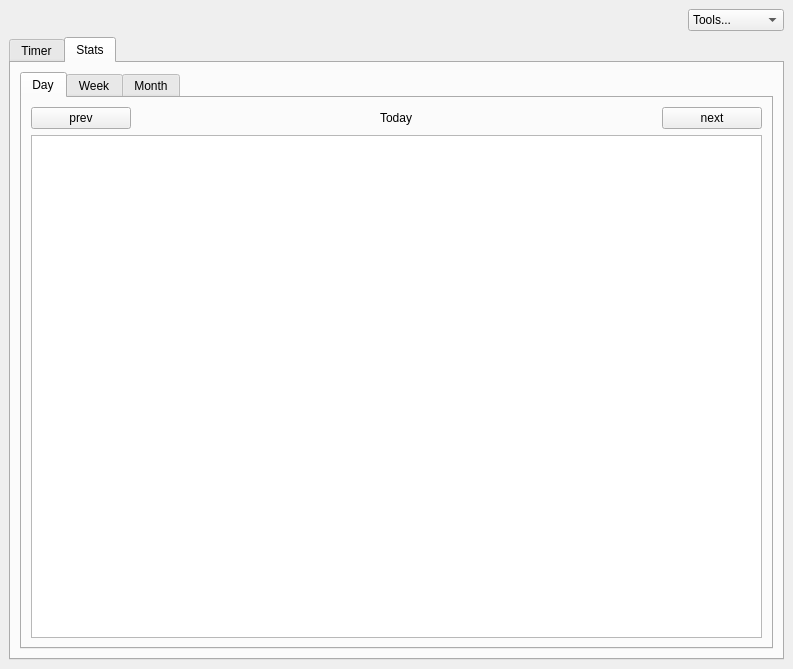
<?xml version="1.0" encoding="UTF-8"?>
<ui version="4.0">
 <class>MainWindow</class>
 <widget class="QMainWindow" name="MainWindow">
  <property name="geometry">
   <rect>
    <x>0</x>
    <y>0</y>
    <width>793</width>
    <height>669</height>
   </rect>
  </property>
  <property name="windowTitle">
   <string>MainWindow</string>
  </property>
  <widget class="QWidget" name="centralwidget">
   <layout class="QGridLayout" name="gridLayout_4">
    <item row="0" column="0">
     <layout class="QVBoxLayout" name="verticalLayout">
      <item>
       <layout class="QHBoxLayout" name="horizontalLayout_2">
        <item>
         <spacer name="horizontalSpacer_3">
          <property name="orientation">
           <enum>Qt::Horizontal</enum>
          </property>
          <property name="sizeHint" stdset="0">
           <size>
            <width>40</width>
            <height>20</height>
           </size>
          </property>
         </spacer>
        </item>
        <item>
         <widget class="QComboBox" name="toolsCombo">
          <item>
           <property name="text">
            <string>Tools...</string>
           </property>
          </item>
          <item>
           <property name="text">
            <string>Preferences</string>
           </property>
          </item>
          <item>
           <property name="text">
            <string>About</string>
           </property>
          </item>
          <item>
           <property name="text">
            <string>Quit</string>
           </property>
          </item>
         </widget>
        </item>
       </layout>
      </item>
      <item>
       <widget class="QTabWidget" name="mainTabs">
        <property name="styleSheet">
         <string notr="true">QTabWidget::tab-bar {
            alignment: center;
}</string>
        </property>
        <property name="currentIndex">
         <number>1</number>
        </property>
        <widget class="QWidget" name="timerTab">
         <attribute name="title">
          <string>Timer</string>
         </attribute>
         <layout class="QGridLayout" name="gridLayout_2">
          <item row="0" column="1">
           <widget class="QStackedWidget" name="timerStacked">
            <property name="currentIndex">
             <number>1</number>
            </property>
            <widget class="QWidget" name="startPage">
             <layout class="QGridLayout" name="gridLayout_12">
              <item row="0" column="0">
               <layout class="QGridLayout" name="gridLayout">
                <item row="0" column="2">
                 <widget class="QPushButton" name="startBtn">
                  <property name="text">
                   <string>Start</string>
                  </property>
                 </widget>
                </item>
                <item row="0" column="3">
                 <spacer name="verticalSpacer_2">
                  <property name="orientation">
                   <enum>Qt::Vertical</enum>
                  </property>
                  <property name="sizeHint" stdset="0">
                   <size>
                    <width>20</width>
                    <height>40</height>
                   </size>
                  </property>
                 </spacer>
                </item>
                <item row="0" column="1">
                 <spacer name="verticalSpacer">
                  <property name="orientation">
                   <enum>Qt::Vertical</enum>
                  </property>
                  <property name="sizeHint" stdset="0">
                   <size>
                    <width>20</width>
                    <height>40</height>
                   </size>
                  </property>
                 </spacer>
                </item>
                <item row="0" column="0">
                 <spacer name="horizontalSpacer">
                  <property name="orientation">
                   <enum>Qt::Horizontal</enum>
                  </property>
                  <property name="sizeHint" stdset="0">
                   <size>
                    <width>40</width>
                    <height>20</height>
                   </size>
                  </property>
                 </spacer>
                </item>
                <item row="0" column="4">
                 <spacer name="horizontalSpacer_2">
                  <property name="orientation">
                   <enum>Qt::Horizontal</enum>
                  </property>
                  <property name="sizeHint" stdset="0">
                   <size>
                    <width>40</width>
                    <height>20</height>
                   </size>
                  </property>
                 </spacer>
                </item>
               </layout>
              </item>
             </layout>
            </widget>
            <widget class="QWidget" name="timerPage">
             <layout class="QGridLayout" name="gridLayout_11">
              <item row="0" column="0">
               <widget class="QWidget" name="timerWidget" native="true">
                <layout class="QGridLayout" name="gridLayout_8">
                 <item row="0" column="0">
                  <layout class="QGridLayout" name="gridLayout_9">
                   <item row="0" column="0">
                    <layout class="QVBoxLayout" name="verticalLayout_2">
                     <item>
                      <layout class="QHBoxLayout" name="horizontalLayout_3">
                       <item>
                        <spacer name="horizontalSpacer_4">
                         <property name="orientation">
                          <enum>Qt::Horizontal</enum>
                         </property>
                         <property name="sizeHint" stdset="0">
                          <size>
                           <width>40</width>
                           <height>20</height>
                          </size>
                         </property>
                        </spacer>
                       </item>
                       <item>
                        <widget class="QComboBox" name="changeState">
                         <item>
                          <property name="text">
                           <string>Pomodoro</string>
                          </property>
                         </item>
                         <item>
                          <property name="text">
                           <string>Short Break</string>
                          </property>
                         </item>
                         <item>
                          <property name="text">
                           <string>Long Break</string>
                          </property>
                         </item>
                        </widget>
                       </item>
                       <item>
                        <spacer name="horizontalSpacer_5">
                         <property name="orientation">
                          <enum>Qt::Horizontal</enum>
                         </property>
                         <property name="sizeHint" stdset="0">
                          <size>
                           <width>40</width>
                           <height>20</height>
                          </size>
                         </property>
                        </spacer>
                       </item>
                      </layout>
                     </item>
                     <item>
                      <layout class="QHBoxLayout" name="horizontalLayout_5">
                       <item>
                        <spacer name="horizontalSpacer_6">
                         <property name="orientation">
                          <enum>Qt::Horizontal</enum>
                         </property>
                         <property name="sizeHint" stdset="0">
                          <size>
                           <width>40</width>
                           <height>20</height>
                          </size>
                         </property>
                        </spacer>
                       </item>
                       <item alignment="Qt::AlignRight">
                        <widget class="QLabel" name="label_2">
                         <property name="text">
                          <string>Cycles to the next long break:</string>
                         </property>
                        </widget>
                       </item>
                       <item alignment="Qt::AlignLeft">
                        <widget class="QLabel" name="cyclesLeft">
                         <property name="text">
                          <string>TextLabel</string>
                         </property>
                        </widget>
                       </item>
                       <item>
                        <spacer name="horizontalSpacer_7">
                         <property name="orientation">
                          <enum>Qt::Horizontal</enum>
                         </property>
                         <property name="sizeHint" stdset="0">
                          <size>
                           <width>40</width>
                           <height>20</height>
                          </size>
                         </property>
                        </spacer>
                       </item>
                      </layout>
                     </item>
                     <item alignment="Qt::AlignHCenter|Qt::AlignTop">
                      <widget class="QLabel" name="stopwatch">
                       <property name="font">
                        <font>
                         <pointsize>62</pointsize>
                        </font>
                       </property>
                       <property name="text">
                        <string>--:--</string>
                       </property>
                      </widget>
                     </item>
                     <item>
                      <spacer name="verticalSpacer_3">
                       <property name="orientation">
                        <enum>Qt::Vertical</enum>
                       </property>
                       <property name="sizeHint" stdset="0">
                        <size>
                         <width>20</width>
                         <height>40</height>
                        </size>
                       </property>
                      </spacer>
                     </item>
                     <item>
                      <layout class="QHBoxLayout" name="horizontalLayout">
                       <item>
                        <widget class="QPushButton" name="togglePause">
                         <property name="text">
                          <string>Pause</string>
                         </property>
                        </widget>
                       </item>
                       <item>
                        <widget class="QPushButton" name="skip">
                         <property name="text">
                          <string>Skip</string>
                         </property>
                        </widget>
                       </item>
                      </layout>
                     </item>
                    </layout>
                   </item>
                  </layout>
                 </item>
                </layout>
               </widget>
              </item>
             </layout>
            </widget>
           </widget>
          </item>
         </layout>
        </widget>
        <widget class="QWidget" name="statsTab">
         <attribute name="title">
          <string>Stats</string>
         </attribute>
         <layout class="QGridLayout" name="gridLayout_6">
          <item row="0" column="0">
           <layout class="QGridLayout" name="gridLayout_5">
            <item row="0" column="0">
             <widget class="QTabWidget" name="statsTabs">
              <property name="styleSheet">
               <string notr="true">QTabWidget::tab-bar {
            alignment: center;
}</string>
              </property>
              <property name="currentIndex">
               <number>0</number>
              </property>
              <widget class="QWidget" name="dayTab">
               <attribute name="title">
                <string>Day</string>
               </attribute>
               <layout class="QGridLayout" name="gridLayout_3">
                <item row="0" column="1" colspan="2">
                 <layout class="QVBoxLayout" name="verticalLayout_5">
                  <item>
                   <layout class="QHBoxLayout" name="horizontalLayout_7">
                    <item>
                     <widget class="QPushButton" name="pushButton">
                      <property name="maximumSize">
                       <size>
                        <width>100</width>
                        <height>40</height>
                       </size>
                      </property>
                      <property name="text">
                       <string>prev</string>
                      </property>
                     </widget>
                    </item>
                    <item alignment="Qt::AlignHCenter">
                     <widget class="QLabel" name="label">
                      <property name="text">
                       <string>Today</string>
                      </property>
                     </widget>
                    </item>
                    <item>
                     <widget class="QPushButton" name="pushButton_2">
                      <property name="maximumSize">
                       <size>
                        <width>100</width>
                        <height>40</height>
                       </size>
                      </property>
                      <property name="text">
                       <string>next</string>
                      </property>
                     </widget>
                    </item>
                   </layout>
                  </item>
                  <item>
                   <widget class="QChartView" name="chartView"/>
                  </item>
                 </layout>
                </item>
               </layout>
              </widget>
              <widget class="QWidget" name="weekTab">
               <attribute name="title">
                <string>Week</string>
               </attribute>
              </widget>
              <widget class="QWidget" name="monthTab">
               <attribute name="title">
                <string>Month</string>
               </attribute>
              </widget>
             </widget>
            </item>
           </layout>
          </item>
         </layout>
        </widget>
       </widget>
      </item>
     </layout>
    </item>
   </layout>
  </widget>
  <widget class="QMenuBar" name="menubar">
   <property name="geometry">
    <rect>
     <x>0</x>
     <y>0</y>
     <width>793</width>
     <height>21</height>
    </rect>
   </property>
  </widget>
 </widget>
 <customwidgets>
  <customwidget>
   <class>QChartView</class>
   <extends>QGraphicsView</extends>
   <header>QtCharts</header>
  </customwidget>
 </customwidgets>
 <resources/>
 <connections/>
</ui>
